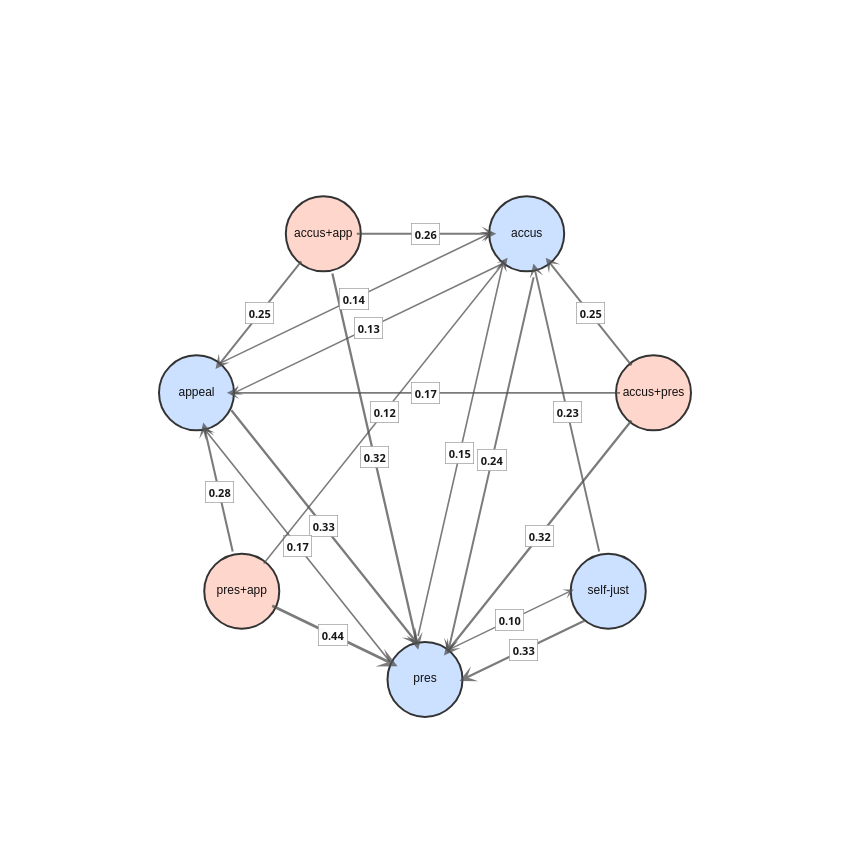
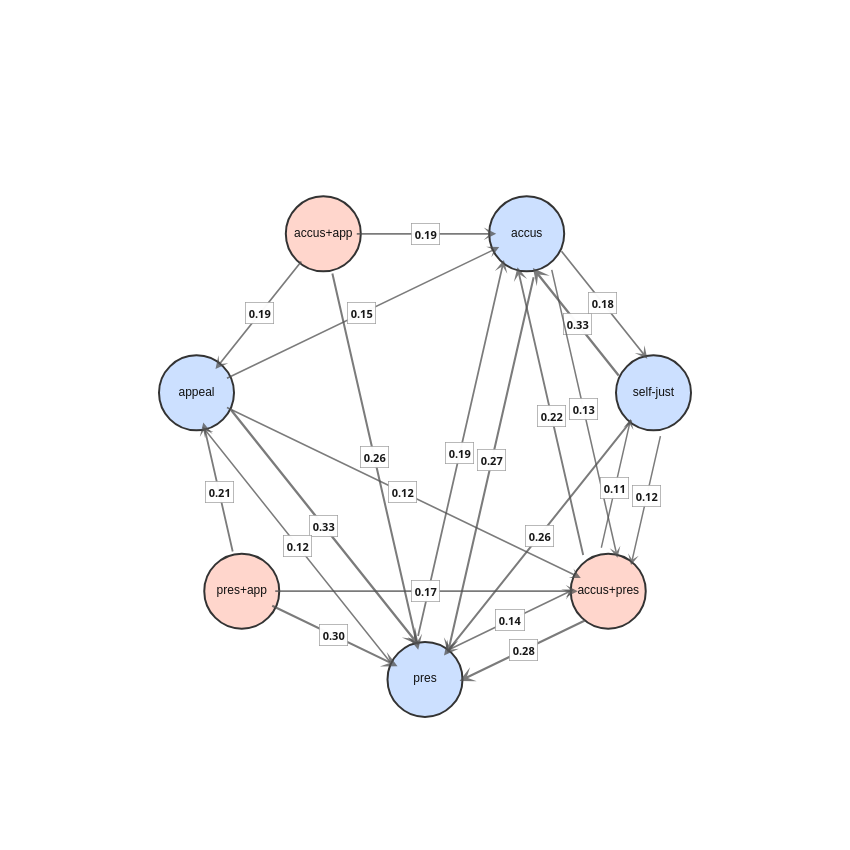

These figures' notebook cell, in order:
### Code cell
def _best_circular_order(P, top_k=3, min_weight=0.10):
    n = len(STATES)
    edges = []
    for i in range(n):
        cand = [(j, P[i, j]) for j in range(n)
                if i != j and P[i, j] >= min_weight]
        cand.sort(key=lambda t: -t[1])
        for j, w in cand[:top_k]:
            edges.append((i, j, w))

    def cost(order):
        pos = {node: k for k, node in enumerate(order)}
        c = 0
        for i, j, w in edges:
            d = abs(pos[i] - pos[j])
            d = min(d, n - d)
            c += w * d
        return c

    best = min(permutations(range(n)), key=cost)
    return [STATES[k] for k in best]


def plot_graph_topk_plotly(P, top_k=3, min_weight=0.10, radius=1.0):
    order = _best_circular_order(P, top_k=top_k, min_weight=min_weight)
    n = len(order)
    angles = [2 * np.pi * k / n - np.pi / 2 for k in range(n)]
    pos = {s: (radius * np.cos(a), radius * np.sin(a))
           for s, a in zip(order, angles)}

    edges = []
    for i, x in enumerate(STATES):
        cand = [(STATES[j], P[i, j]) for j in range(len(STATES))
                if i != j and P[i, j] >= min_weight]
        cand.sort(key=lambda t: -t[1])
        edges.extend([(x, y, w) for y, w in cand[:top_k]])

    edge_set = {(u, v) for u, v, _ in edges}

    fig = go.Figure()

    obstacles = [(x, y, 0.13) for x, y in pos.values()]
    placed_labels = []
    LABEL_R = 0.06

    def is_free(cx, cy):
        for lx, ly in placed_labels:
            if np.hypot(cx - lx, cy - ly) < 2 * LABEL_R:
                return False
        for ox, oy, orad in obstacles:
            if np.hypot(cx - ox, cy - oy) < orad + LABEL_R:
                return False
        return True

    def find_free_spot(x, y, ux, uy, px, py):
        candidates = [(0, 0)]
        for s_along in [0.06, -0.06, 0.12, -0.12, 0.18, -0.18, 0.24, -0.24]:
            for s_perp in [0, 0.06, -0.06, 0.12, -0.12]:
                candidates.append((s_along, s_perp))
        for sa, sp in candidates:
            cx = x + ux * sa + px * sp
            cy = y + uy * sa + py * sp
            if is_free(cx, cy):
                return cx, cy
        return x, y

    edges_sorted = sorted(edges, key=lambda e: -e[2])

    for u, v, w in edges_sorted:
        x0, y0 = pos[u]
        x1, y1 = pos[v]
        dx, dy = x1 - x0, y1 - y0
        L = np.hypot(dx, dy)
        ux, uy = dx / L, dy / L
        px, py = -uy, ux

        off = 0.07 if (v, u) in edge_set else 0
        x0o, y0o = x0 + px * off, y0 + py * off
        x1o, y1o = x1 + px * off, y1 + py * off

        node_r = 0.13
        sx, sy = x0o + ux * node_r, y0o + uy * node_r
        ex, ey = x1o - ux * node_r, y1o - uy * node_r

        fig.add_annotation(
            x=ex, y=ey, ax=sx, ay=sy,
            xref='x', yref='y', axref='x', ayref='y',
            showarrow=True, arrowhead=3, arrowsize=1.2,
            arrowwidth=1 + 4 * w, arrowcolor='rgba(80,80,80,0.75)',
        )

        mx, my = (sx + ex) / 2, (sy + ey) / 2
        lx, ly = find_free_spot(mx, my, ux, uy, px, py)
        placed_labels.append((lx, ly))

        fig.add_annotation(
            x=lx, y=ly, text=f"<b>{w:.2f}</b>",
            showarrow=False, font=dict(size=11, color='#111'),
            bgcolor='white', bordercolor='#999', borderwidth=0.7,
            borderpad=3, opacity=0.97,
        )

    for s, (x, y) in pos.items():
        color = '#ffd6cc' if '+' in s else '#cce0ff'
        fig.add_trace(go.Scatter(
            x=[x], y=[y], mode='markers+text',
            marker=dict(size=75, color=color,
                        line=dict(color='#333', width=2)),
            text=[SHORT[s]], textposition='middle center',
            textfont=dict(size=12, color='#111', family='Helvetica'),
            hoverinfo='text', showlegend=False,
        ))

    fig.update_layout(
        # title=dict(text=title, x=0.5, font=dict(size=16, color='#222')),
        showlegend=False, plot_bgcolor='white',
        xaxis=dict(visible=False, range=[-1.6, 1.6]),
        yaxis=dict(visible=False, range=[-1.6, 1.6],
                   scaleanchor='x', scaleratio=1),
        width=850, height=850, margin=dict(l=30, r=30, t=70, b=30),
    )
    return fig


fig1 = plot_graph_topk_plotly(P_same) # Same-speaker
fig1.show()

fig2 = plot_graph_topk_plotly(P_cross) # Cross-speaker
fig2.show()

### Figure 1 — Plotly figure (JSON) as saved in the notebook; plotly's stock layout.template omitted (floating-point values rounded to 4 significant figures)
{"data": [{"hoverinfo": "text", "marker": {"color": "#cce0ff", "line": {"color": "#333", "width": 2}, "size": 75}, "mode": "markers+text", "showlegend": false, "text": ["pres"], "textfont": {"color": "#111", "family": "Helvetica", "size": 12}, "textposition": "middle center", "type": "scatter", "x": [6.123e-17], "y": [-1]}, {"hoverinfo": "text", "marker": {"color": "#cce0ff", "line": {"color": "#333", "width": 2}, "size": 75}, "mode": "markers+text", "showlegend": false, "text": ["self-just"], "textfont": {"color": "#111", "family": "Helvetica", "size": 12}, "textposition": "middle center", "type": "scatter", "x": [0.7818], "y": [-0.6235]}, {"hoverinfo": "text", "marker": {"color": "#ffd6cc", "line": {"color": "#333", "width": 2}, "size": 75}, "mode": "markers+text", "showlegend": false, "text": ["accus+pres"], "textfont": {"color": "#111", "family": "Helvetica", "size": 12}, "textposition": "middle center", "type": "scatter", "x": [0.9749], "y": [0.2225]}, {"hoverinfo": "text", "marker": {"color": "#cce0ff", "line": {"color": "#333", "width": 2}, "size": 75}, "mode": "markers+text", "showlegend": false, "text": ["accus"], "textfont": {"color": "#111", "family": "Helvetica", "size": 12}, "textposition": "middle center", "type": "scatter", "x": [0.4339], "y": [0.901]}, {"hoverinfo": "text", "marker": {"color": "#ffd6cc", "line": {"color": "#333", "width": 2}, "size": 75}, "mode": "markers+text", "showlegend": false, "text": ["accus+app"], "textfont": {"color": "#111", "family": "Helvetica", "size": 12}, "textposition": "middle center", "type": "scatter", "x": [-0.4339], "y": [0.901]}, {"hoverinfo": "text", "marker": {"color": "#cce0ff", "line": {"color": "#333", "width": 2}, "size": 75}, "mode": "markers+text", "showlegend": false, "text": ["appeal"], "textfont": {"color": "#111", "family": "Helvetica", "size": 12}, "textposition": "middle center", "type": "scatter", "x": [-0.9749], "y": [0.2225]}, {"hoverinfo": "text", "marker": {"color": "#ffd6cc", "line": {"color": "#333", "width": 2}, "size": 75}, "mode": "markers+text", "showlegend": false, "text": ["pres+app"], "textfont": {"color": "#111", "family": "Helvetica", "size": 12}, "textposition": "middle center", "type": "scatter", "x": [-0.7818], "y": [-0.6235]}], "layout": {"annotations": [{"arrowcolor": "rgba(80,80,80,0.75)", "arrowhead": 3, "arrowsize": 1.2, "arrowwidth": 2.752, "ax": -0.6647, "axref": "x", "ay": -0.6799, "ayref": "y", "showarrow": true, "x": -0.1171, "xref": "x", "y": -0.9436, "yref": "y"}, {"bgcolor": "white", "bordercolor": "#999", "borderpad": 3, "borderwidth": 0.7, "font": {"color": "#111", "size": 11}, "opacity": 0.97, "showarrow": false, "text": "<b>0.44</b>", "x": -0.3909, "y": -0.8117}, {"arrowcolor": "rgba(80,80,80,0.75)", "arrowhead": 3, "arrowsize": 1.2, "arrowwidth": 2.326, "ax": 0.6951, "axref": "x", "ay": -0.743, "ayref": "y", "showarrow": true, "x": 0.1475, "xref": "x", "y": -1.007, "yref": "y"}, {"bgcolor": "white", "bordercolor": "#999", "borderpad": 3, "borderwidth": 0.7, "font": {"color": "#111", "size": 11}, "opacity": 0.97, "showarrow": false, "text": "<b>0.33</b>", "x": 0.4213, "y": -0.8748}, {"arrowcolor": "rgba(80,80,80,0.75)", "arrowhead": 3, "arrowsize": 1.2, "arrowwidth": 2.314, "ax": -0.8391, "axref": "x", "ay": 0.1645, "ayref": "y", "showarrow": true, "x": -0.02633, "xref": "x", "y": -0.8547, "yref": "y"}, {"bgcolor": "white", "bordercolor": "#999", "borderpad": 3, "borderwidth": 0.7, "font": {"color": "#111", "size": 11}, "opacity": 0.97, "showarrow": false, "text": "<b>0.33</b>", "x": -0.4327, "y": -0.3451}, {"arrowcolor": "rgba(80,80,80,0.75)", "arrowhead": 3, "arrowsize": 1.2, "arrowwidth": 2.292, "ax": -0.405, "axref": "x", "ay": 0.7742, "ayref": "y", "showarrow": true, "x": -0.02893, "xref": "x", "y": -0.8733, "yref": "y"}, {"bgcolor": "white", "bordercolor": "#999", "borderpad": 3, "borderwidth": 0.7, "font": {"color": "#111", "size": 11}, "opacity": 0.97, "showarrow": false, "text": "<b>0.32</b>", "x": -0.2169, "y": -0.04952}, {"arrowcolor": "rgba(80,80,80,0.75)", "arrowhead": 3, "arrowsize": 1.2, "arrowwidth": 2.262, "ax": 0.8939, "axref": "x", "ay": 0.1209, "ayref": "y", "showarrow": true, "x": 0.08105, "xref": "x", "y": -0.8984, "yref": "y"}, {"bgcolor": "white", "bordercolor": "#999", "borderpad": 3, "borderwidth": 0.7, "font": {"color": "#111", "size": 11}, "opacity": 0.97, "showarrow": false, "text": "<b>0.32</b>", "x": 0.4875, "y": -0.3887}, {"arrowcolor": "rgba(80,80,80,0.75)", "arrowhead": 3, "arrowsize": 1.2, "arrowwidth": 2.109, "ax": -0.8108, "axref": "x", "ay": -0.4967, "ayref": "y", "showarrow": true, "x": -0.946, "xref": "x", "y": 0.09578, "yref": "y"}, {"bgcolor": "white", "bordercolor": "#999", "borderpad": 3, "borderwidth": 0.7, "font": {"color": "#111", "size": 11}, "opacity": 0.97, "showarrow": false, "text": "<b>0.28</b>", "x": -0.8784, "y": -0.2005}, {"arrowcolor": "rgba(80,80,80,0.75)", "arrowhead": 3, "arrowsize": 1.2, "arrowwidth": 2.046, "ax": -0.3039, "axref": "x", "ay": 0.901, "ayref": "y", "showarrow": true, "x": 0.3039, "xref": "x", "y": 0.901, "yref": "y"}, {"bgcolor": "white", "bordercolor": "#999", "borderpad": 3, "borderwidth": 0.7, "font": {"color": "#111", "size": 11}, "opacity": 0.97, "showarrow": false, "text": "<b>0.26</b>", "x": 5.551e-17, "y": 0.901}, {"arrowcolor": "rgba(80,80,80,0.75)", "arrowhead": 3, "arrowsize": 1.2, "arrowwidth": 1.989, "ax": 0.8939, "axref": "x", "ay": 0.3242, "ayref": "y", "showarrow": true, "x": 0.5149, "xref": "x", "y": 0.7993, "yref": "y"}, {"bgcolor": "white", "bordercolor": "#999", "borderpad": 3, "borderwidth": 0.7, "font": {"color": "#111", "size": 11}, "opacity": 0.97, "showarrow": false, "text": "<b>0.25</b>", "x": 0.7044, "y": 0.5617}, {"arrowcolor": "rgba(80,80,80,0.75)", "arrowhead": 3, "arrowsize": 1.2, "arrowwidth": 1.985, "ax": -0.5149, "axref": "x", "ay": 0.7993, "ayref": "y", "showarrow": true, "x": -0.8939, "xref": "x", "y": 0.3242, "yref": "y"}, {"bgcolor": "white", "bordercolor": "#999", "borderpad": 3, "borderwidth": 0.7, "font": {"color": "#111", "size": 11}, "opacity": 0.97, "showarrow": false, "text": "<b>0.25</b>", "x": -0.7044, "y": 0.5617}, {"arrowcolor": "rgba(80,80,80,0.75)", "arrowhead": 3, "arrowsize": 1.2, "arrowwidth": 1.978, "ax": 0.4732, "axref": "x", "ay": 0.7587, "ayref": "y", "showarrow": true, "x": 0.09717, "xref": "x", "y": -0.8888, "yref": "y"}, {"bgcolor": "white", "bordercolor": "#999", "borderpad": 3, "borderwidth": 0.7, "font": {"color": "#111", "size": 11}, "opacity": 0.97, "showarrow": false, "text": "<b>0.24</b>", "x": 0.2852, "y": -0.06509}, {"arrowcolor": "rgba(80,80,80,0.75)", "arrowhead": 3, "arrowsize": 1.2, "arrowwidth": 1.913, "ax": 0.7529, "axref": "x", "ay": -0.4967, "ayref": "y", "showarrow": true, "x": 0.4628, "xref": "x", "y": 0.7742, "yref": "y"}, {"bgcolor": "white", "bordercolor": "#999", "borderpad": 3, "borderwidth": 0.7, "font": {"color": "#111", "size": 11}, "opacity": 0.97, "showarrow": false, "text": "<b>0.23</b>", "x": 0.6079, "y": 0.1387}, {"arrowcolor": "rgba(80,80,80,0.75)", "arrowhead": 3, "arrowsize": 1.2, "arrowwidth": 1.686, "ax": 0.8449, "axref": "x", "ay": 0.2225, "ayref": "y", "showarrow": true, "x": -0.8449, "xref": "x", "y": 0.2225, "yref": "y"}, {"bgcolor": "white", "bordercolor": "#999", "borderpad": 3, "borderwidth": 0.7, "font": {"color": "#111", "size": 11}, "opacity": 0.97, "showarrow": false, "text": "<b>0.17</b>", "x": 0, "y": 0.2225}, {"arrowcolor": "rgba(80,80,80,0.75)", "arrowhead": 3, "arrowsize": 1.2, "arrowwidth": 1.673, "ax": -0.1358, "axref": "x", "ay": -0.942, "ayref": "y", "showarrow": true, "x": -0.9486, "xref": "x", "y": 0.07724, "yref": "y"}, {"bgcolor": "white", "bordercolor": "#999", "borderpad": 3, "borderwidth": 0.7, "font": {"color": "#111", "size": 11}, "opacity": 0.97, "showarrow": false, "text": "<b>0.17</b>", "x": -0.5422, "y": -0.4324}, {"arrowcolor": "rgba(80,80,80,0.75)", "arrowhead": 3, "arrowsize": 1.2, "arrowwidth": 1.593, "ax": -0.03932, "axref": "x", "ay": -0.8577, "ayref": "y", "showarrow": true, "x": 0.3367, "xref": "x", "y": 0.7898, "yref": "y"}, {"bgcolor": "white", "bordercolor": "#999", "borderpad": 3, "borderwidth": 0.7, "font": {"color": "#111", "size": 11}, "opacity": 0.97, "showarrow": false, "text": "<b>0.15</b>", "x": 0.1487, "y": -0.03394}, {"arrowcolor": "rgba(80,80,80,0.75)", "arrowhead": 3, "arrowsize": 1.2, "arrowwidth": 1.577, "ax": -0.8882, "axref": "x", "ay": 0.342, "ayref": "y", "showarrow": true, "x": 0.2864, "xref": "x", "y": 0.9076, "yref": "y"}, {"bgcolor": "white", "bordercolor": "#999", "borderpad": 3, "borderwidth": 0.7, "font": {"color": "#111", "size": 11}, "opacity": 0.97, "showarrow": false, "text": "<b>0.14</b>", "x": -0.3009, "y": 0.6248}, {"arrowcolor": "rgba(80,80,80,0.75)", "arrowhead": 3, "arrowsize": 1.2, "arrowwidth": 1.535, "ax": 0.3471, "axref": "x", "ay": 0.7815, "ayref": "y", "showarrow": true, "x": -0.8274, "xref": "x", "y": 0.2159, "yref": "y"}, {"bgcolor": "white", "bordercolor": "#999", "borderpad": 3, "borderwidth": 0.7, "font": {"color": "#111", "size": 11}, "opacity": 0.97, "showarrow": false, "text": "<b>0.13</b>", "x": -0.2402, "y": 0.4987}, {"arrowcolor": "rgba(80,80,80,0.75)", "arrowhead": 3, "arrowsize": 1.2, "arrowwidth": 1.496, "ax": -0.7008, "axref": "x", "ay": -0.5219, "ayref": "y", "showarrow": true, "x": 0.3528, "xref": "x", "y": 0.7993, "yref": "y"}, {"bgcolor": "white", "bordercolor": "#999", "borderpad": 3, "borderwidth": 0.7, "font": {"color": "#111", "size": 11}, "opacity": 0.97, "showarrow": false, "text": "<b>0.12</b>", "x": -0.174, "y": 0.1387}, {"arrowcolor": "rgba(80,80,80,0.75)", "arrowhead": 3, "arrowsize": 1.2, "arrowwidth": 1.408, "ax": 0.08675, "axref": "x", "ay": -0.8805, "ayref": "y", "showarrow": true, "x": 0.6343, "xref": "x", "y": -0.6168, "yref": "y"}, {"bgcolor": "white", "bordercolor": "#999", "borderpad": 3, "borderwidth": 0.7, "font": {"color": "#111", "size": 11}, "opacity": 0.97, "showarrow": false, "text": "<b>0.10</b>", "x": 0.3605, "y": -0.7487}], "height": 850, "margin": {"b": 30, "l": 30, "r": 30, "t": 70}, "plot_bgcolor": "white", "showlegend": false, "width": 850, "xaxis": {"range": [-1.6, 1.6], "visible": false}, "yaxis": {"range": [-1.6, 1.6], "scaleanchor": "x", "scaleratio": 1, "visible": false}}}

### Figure 2 — Plotly figure (JSON) as saved in the notebook; plotly's stock layout.template omitted (floating-point values rounded to 4 significant figures)
{"data": [{"hoverinfo": "text", "marker": {"color": "#cce0ff", "line": {"color": "#333", "width": 2}, "size": 75}, "mode": "markers+text", "showlegend": false, "text": ["pres"], "textfont": {"color": "#111", "family": "Helvetica", "size": 12}, "textposition": "middle center", "type": "scatter", "x": [6.123e-17], "y": [-1]}, {"hoverinfo": "text", "marker": {"color": "#ffd6cc", "line": {"color": "#333", "width": 2}, "size": 75}, "mode": "markers+text", "showlegend": false, "text": ["accus+pres"], "textfont": {"color": "#111", "family": "Helvetica", "size": 12}, "textposition": "middle center", "type": "scatter", "x": [0.7818], "y": [-0.6235]}, {"hoverinfo": "text", "marker": {"color": "#cce0ff", "line": {"color": "#333", "width": 2}, "size": 75}, "mode": "markers+text", "showlegend": false, "text": ["self-just"], "textfont": {"color": "#111", "family": "Helvetica", "size": 12}, "textposition": "middle center", "type": "scatter", "x": [0.9749], "y": [0.2225]}, {"hoverinfo": "text", "marker": {"color": "#cce0ff", "line": {"color": "#333", "width": 2}, "size": 75}, "mode": "markers+text", "showlegend": false, "text": ["accus"], "textfont": {"color": "#111", "family": "Helvetica", "size": 12}, "textposition": "middle center", "type": "scatter", "x": [0.4339], "y": [0.901]}, {"hoverinfo": "text", "marker": {"color": "#ffd6cc", "line": {"color": "#333", "width": 2}, "size": 75}, "mode": "markers+text", "showlegend": false, "text": ["accus+app"], "textfont": {"color": "#111", "family": "Helvetica", "size": 12}, "textposition": "middle center", "type": "scatter", "x": [-0.4339], "y": [0.901]}, {"hoverinfo": "text", "marker": {"color": "#cce0ff", "line": {"color": "#333", "width": 2}, "size": 75}, "mode": "markers+text", "showlegend": false, "text": ["appeal"], "textfont": {"color": "#111", "family": "Helvetica", "size": 12}, "textposition": "middle center", "type": "scatter", "x": [-0.9749], "y": [0.2225]}, {"hoverinfo": "text", "marker": {"color": "#ffd6cc", "line": {"color": "#333", "width": 2}, "size": 75}, "mode": "markers+text", "showlegend": false, "text": ["pres+app"], "textfont": {"color": "#111", "family": "Helvetica", "size": 12}, "textposition": "middle center", "type": "scatter", "x": [-0.7818], "y": [-0.6235]}], "layout": {"annotations": [{"arrowcolor": "rgba(80,80,80,0.75)", "arrowhead": 3, "arrowsize": 1.2, "arrowwidth": 2.322, "ax": 0.8391, "axref": "x", "ay": 0.2805, "ayref": "y", "showarrow": true, "x": 0.4602, "xref": "x", "y": 0.7557, "yref": "y"}, {"bgcolor": "white", "bordercolor": "#999", "borderpad": 3, "borderwidth": 0.7, "font": {"color": "#111", "size": 11}, "opacity": 0.97, "showarrow": false, "text": "<b>0.33</b>", "x": 0.6497, "y": 0.5181}, {"arrowcolor": "rgba(80,80,80,0.75)", "arrowhead": 3, "arrowsize": 1.2, "arrowwidth": 2.317, "ax": -0.8391, "axref": "x", "ay": 0.1645, "ayref": "y", "showarrow": true, "x": -0.02633, "xref": "x", "y": -0.8547, "yref": "y"}, {"bgcolor": "white", "bordercolor": "#999", "borderpad": 3, "borderwidth": 0.7, "font": {"color": "#111", "size": 11}, "opacity": 0.97, "showarrow": false, "text": "<b>0.33</b>", "x": -0.4327, "y": -0.3451}, {"arrowcolor": "rgba(80,80,80,0.75)", "arrowhead": 3, "arrowsize": 1.2, "arrowwidth": 2.208, "ax": -0.6647, "axref": "x", "ay": -0.6799, "ayref": "y", "showarrow": true, "x": -0.1171, "xref": "x", "y": -0.9436, "yref": "y"}, {"bgcolor": "white", "bordercolor": "#999", "borderpad": 3, "borderwidth": 0.7, "font": {"color": "#111", "size": 11}, "opacity": 0.97, "showarrow": false, "text": "<b>0.30</b>", "x": -0.3909, "y": -0.8117}, {"arrowcolor": "rgba(80,80,80,0.75)", "arrowhead": 3, "arrowsize": 1.2, "arrowwidth": 2.137, "ax": 0.6951, "axref": "x", "ay": -0.743, "ayref": "y", "showarrow": true, "x": 0.1475, "xref": "x", "y": -1.007, "yref": "y"}, {"bgcolor": "white", "bordercolor": "#999", "borderpad": 3, "borderwidth": 0.7, "font": {"color": "#111", "size": 11}, "opacity": 0.97, "showarrow": false, "text": "<b>0.28</b>", "x": 0.4213, "y": -0.8748}, {"arrowcolor": "rgba(80,80,80,0.75)", "arrowhead": 3, "arrowsize": 1.2, "arrowwidth": 2.065, "ax": 0.4732, "axref": "x", "ay": 0.7587, "ayref": "y", "showarrow": true, "x": 0.09717, "xref": "x", "y": -0.8888, "yref": "y"}, {"bgcolor": "white", "bordercolor": "#999", "borderpad": 3, "borderwidth": 0.7, "font": {"color": "#111", "size": 11}, "opacity": 0.97, "showarrow": false, "text": "<b>0.27</b>", "x": 0.2852, "y": -0.06509}, {"arrowcolor": "rgba(80,80,80,0.75)", "arrowhead": 3, "arrowsize": 1.2, "arrowwidth": 2.032, "ax": -0.405, "axref": "x", "ay": 0.7742, "ayref": "y", "showarrow": true, "x": -0.02893, "xref": "x", "y": -0.8733, "yref": "y"}, {"bgcolor": "white", "bordercolor": "#999", "borderpad": 3, "borderwidth": 0.7, "font": {"color": "#111", "size": 11}, "opacity": 0.97, "showarrow": false, "text": "<b>0.26</b>", "x": -0.2169, "y": -0.04952}, {"arrowcolor": "rgba(80,80,80,0.75)", "arrowhead": 3, "arrowsize": 1.2, "arrowwidth": 2.031, "ax": 0.8939, "axref": "x", "ay": 0.1209, "ayref": "y", "showarrow": true, "x": 0.08105, "xref": "x", "y": -0.8984, "yref": "y"}, {"bgcolor": "white", "bordercolor": "#999", "borderpad": 3, "borderwidth": 0.7, "font": {"color": "#111", "size": 11}, "opacity": 0.97, "showarrow": false, "text": "<b>0.26</b>", "x": 0.4875, "y": -0.3887}, {"arrowcolor": "rgba(80,80,80,0.75)", "arrowhead": 3, "arrowsize": 1.2, "arrowwidth": 1.892, "ax": 0.6847, "axref": "x", "ay": -0.5123, "ayref": "y", "showarrow": true, "x": 0.3946, "xref": "x", "y": 0.7587, "yref": "y"}, {"bgcolor": "white", "bordercolor": "#999", "borderpad": 3, "borderwidth": 0.7, "font": {"color": "#111", "size": 11}, "opacity": 0.97, "showarrow": false, "text": "<b>0.22</b>", "x": 0.5396, "y": 0.1232}, {"arrowcolor": "rgba(80,80,80,0.75)", "arrowhead": 3, "arrowsize": 1.2, "arrowwidth": 1.834, "ax": -0.8108, "axref": "x", "ay": -0.4967, "ayref": "y", "showarrow": true, "x": -0.946, "xref": "x", "y": 0.09578, "yref": "y"}, {"bgcolor": "white", "bordercolor": "#999", "borderpad": 3, "borderwidth": 0.7, "font": {"color": "#111", "size": 11}, "opacity": 0.97, "showarrow": false, "text": "<b>0.21</b>", "x": -0.8784, "y": -0.2005}, {"arrowcolor": "rgba(80,80,80,0.75)", "arrowhead": 3, "arrowsize": 1.2, "arrowwidth": 1.771, "ax": -0.03932, "axref": "x", "ay": -0.8577, "ayref": "y", "showarrow": true, "x": 0.3367, "xref": "x", "y": 0.7898, "yref": "y"}, {"bgcolor": "white", "bordercolor": "#999", "borderpad": 3, "borderwidth": 0.7, "font": {"color": "#111", "size": 11}, "opacity": 0.97, "showarrow": false, "text": "<b>0.19</b>", "x": 0.1487, "y": -0.03394}, {"arrowcolor": "rgba(80,80,80,0.75)", "arrowhead": 3, "arrowsize": 1.2, "arrowwidth": 1.742, "ax": -0.3039, "axref": "x", "ay": 0.901, "ayref": "y", "showarrow": true, "x": 0.3039, "xref": "x", "y": 0.901, "yref": "y"}, {"bgcolor": "white", "bordercolor": "#999", "borderpad": 3, "borderwidth": 0.7, "font": {"color": "#111", "size": 11}, "opacity": 0.97, "showarrow": false, "text": "<b>0.19</b>", "x": 5.551e-17, "y": 0.901}, {"arrowcolor": "rgba(80,80,80,0.75)", "arrowhead": 3, "arrowsize": 1.2, "arrowwidth": 1.742, "ax": -0.5149, "axref": "x", "ay": 0.7993, "ayref": "y", "showarrow": true, "x": -0.8939, "xref": "x", "y": 0.3242, "yref": "y"}, {"bgcolor": "white", "bordercolor": "#999", "borderpad": 3, "borderwidth": 0.7, "font": {"color": "#111", "size": 11}, "opacity": 0.97, "showarrow": false, "text": "<b>0.19</b>", "x": -0.7044, "y": 0.5617}, {"arrowcolor": "rgba(80,80,80,0.75)", "arrowhead": 3, "arrowsize": 1.2, "arrowwidth": 1.72, "ax": 0.5697, "axref": "x", "ay": 0.843, "ayref": "y", "showarrow": true, "x": 0.9486, "xref": "x", "y": 0.3678, "yref": "y"}, {"bgcolor": "white", "bordercolor": "#999", "borderpad": 3, "borderwidth": 0.7, "font": {"color": "#111", "size": 11}, "opacity": 0.97, "showarrow": false, "text": "<b>0.18</b>", "x": 0.7591, "y": 0.6054}, {"arrowcolor": "rgba(80,80,80,0.75)", "arrowhead": 3, "arrowsize": 1.2, "arrowwidth": 1.671, "ax": -0.6518, "axref": "x", "ay": -0.6235, "ayref": "y", "showarrow": true, "x": 0.6518, "xref": "x", "y": -0.6235, "yref": "y"}, {"bgcolor": "white", "bordercolor": "#999", "borderpad": 3, "borderwidth": 0.7, "font": {"color": "#111", "size": 11}, "opacity": 0.97, "showarrow": false, "text": "<b>0.17</b>", "x": -5.551e-17, "y": -0.6235}, {"arrowcolor": "rgba(80,80,80,0.75)", "arrowhead": 3, "arrowsize": 1.2, "arrowwidth": 1.619, "ax": -0.8578, "axref": "x", "ay": 0.2789, "ayref": "y", "showarrow": true, "x": 0.3168, "xref": "x", "y": 0.8446, "yref": "y"}, {"bgcolor": "white", "bordercolor": "#999", "borderpad": 3, "borderwidth": 0.7, "font": {"color": "#111", "size": 11}, "opacity": 0.97, "showarrow": false, "text": "<b>0.15</b>", "x": -0.2705, "y": 0.5617}, {"arrowcolor": "rgba(80,80,80,0.75)", "arrowhead": 3, "arrowsize": 1.2, "arrowwidth": 1.555, "ax": 0.08675, "axref": "x", "ay": -0.8805, "ayref": "y", "showarrow": true, "x": 0.6343, "xref": "x", "y": -0.6168, "yref": "y"}, {"bgcolor": "white", "bordercolor": "#999", "borderpad": 3, "borderwidth": 0.7, "font": {"color": "#111", "size": 11}, "opacity": 0.97, "showarrow": false, "text": "<b>0.14</b>", "x": 0.3605, "y": -0.7487}, {"arrowcolor": "rgba(80,80,80,0.75)", "arrowhead": 3, "arrowsize": 1.2, "arrowwidth": 1.53, "ax": 0.5311, "axref": "x", "ay": 0.7898, "ayref": "y", "showarrow": true, "x": 0.8211, "xref": "x", "y": -0.4812, "yref": "y"}, {"bgcolor": "white", "bordercolor": "#999", "borderpad": 3, "borderwidth": 0.7, "font": {"color": "#111", "size": 11}, "opacity": 0.97, "showarrow": false, "text": "<b>0.13</b>", "x": 0.6761, "y": 0.1543}, {"arrowcolor": "rgba(80,80,80,0.75)", "arrowhead": 3, "arrowsize": 1.2, "arrowwidth": 1.5, "ax": 1.014, "axref": "x", "ay": 0.0802, "ayref": "y", "showarrow": true, "x": 0.879, "xref": "x", "y": -0.5123, "yref": "y"}, {"bgcolor": "white", "bordercolor": "#999", "borderpad": 3, "borderwidth": 0.7, "font": {"color": "#111", "size": 11}, "opacity": 0.97, "showarrow": false, "text": "<b>0.12</b>", "x": 0.9466, "y": -0.2161}, {"arrowcolor": "rgba(80,80,80,0.75)", "arrowhead": 3, "arrowsize": 1.2, "arrowwidth": 1.488, "ax": -0.8578, "axref": "x", "ay": 0.1661, "ayref": "y", "showarrow": true, "x": 0.6647, "xref": "x", "y": -0.5671, "yref": "y"}, {"bgcolor": "white", "bordercolor": "#999", "borderpad": 3, "borderwidth": 0.7, "font": {"color": "#111", "size": 11}, "opacity": 0.97, "showarrow": false, "text": "<b>0.12</b>", "x": -0.09655, "y": -0.2005}, {"arrowcolor": "rgba(80,80,80,0.75)", "arrowhead": 3, "arrowsize": 1.2, "arrowwidth": 1.483, "ax": -0.1358, "axref": "x", "ay": -0.942, "ayref": "y", "showarrow": true, "x": -0.9486, "xref": "x", "y": 0.07724, "yref": "y"}, {"bgcolor": "white", "bordercolor": "#999", "borderpad": 3, "borderwidth": 0.7, "font": {"color": "#111", "size": 11}, "opacity": 0.97, "showarrow": false, "text": "<b>0.12</b>", "x": -0.5422, "y": -0.4324}, {"arrowcolor": "rgba(80,80,80,0.75)", "arrowhead": 3, "arrowsize": 1.2, "arrowwidth": 1.433, "ax": 0.7425, "axref": "x", "ay": -0.4812, "ayref": "y", "showarrow": true, "x": 0.8778, "xref": "x", "y": 0.1114, "yref": "y"}, {"bgcolor": "white", "bordercolor": "#999", "borderpad": 3, "borderwidth": 0.7, "font": {"color": "#111", "size": 11}, "opacity": 0.97, "showarrow": false, "text": "<b>0.11</b>", "x": 0.8101, "y": -0.1849}], "height": 850, "margin": {"b": 30, "l": 30, "r": 30, "t": 70}, "plot_bgcolor": "white", "showlegend": false, "width": 850, "xaxis": {"range": [-1.6, 1.6], "visible": false}, "yaxis": {"range": [-1.6, 1.6], "scaleanchor": "x", "scaleratio": 1, "visible": false}}}
